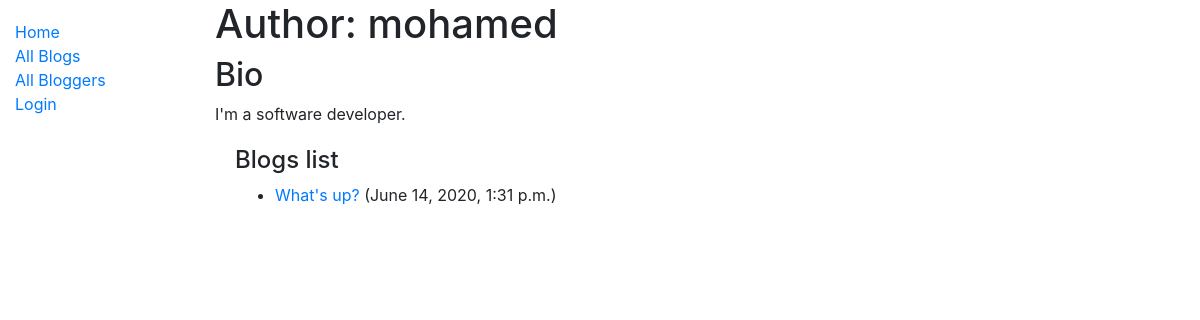
/blog/blogger/1, run on the app's committed database.
### blog/models.py (models this page shows, shortened)
class Author(models.Model):
    name = models.OneToOneField(User, on_delete=models.SET_NULL, null=True)
    bio = models.TextField()
    class Meta:
        ordering = ['name']
    def __str__(self):
        return self.name.username

class Blog(models.Model):
    post = models.CharField(max_length=200)
    author = models.ForeignKey(Author, on_delete=models.SET_NULL, null=True, blank=True)
    description = models.TextField()
    date = models.DateTimeField(auto_now=True)
    def __str__(self):
        return self.post

### blog/views.py (the view)
# urls.py: path('blogger/<int:pk>', views.AuthorDetailView.as_view(), name='author-detail'),
class AuthorDetailView(generic.DetailView):
    model = Author

### blog/templates/blog/author_detail.html
{% extends "base_generic.html" %}
{% block content %}
<h1>Author: {{ author }} </h1>
<h2>Bio</h2>
<p>{{author.bio}}</p>
<div style="margin-left:20px;margin-top:20px">
<h4>Blogs list</h4>
<dl>
{% for blog in author.blog_set.all %}
    <ul>
        <li>
            <a href="{% url 'blog-detail' blog.pk %}">{{blog}}</a> ({{ blog.date }})
        </li>
    </ul>
{% endfor %}
</dl>
</div>
{% endblock %}

### data on the page
Author: name.username "mohamed", bio "I'm a software developer."
Blog: post "What's up?", date "June 14, 2020, 1:31 p.m."
